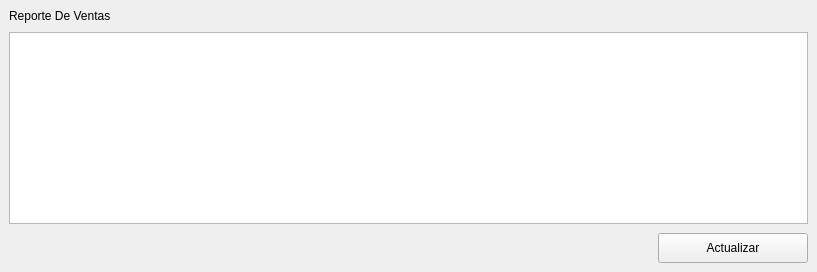
         <widget class="QWidget" name="pageReporteVentasAdmin">
          <layout class="QVBoxLayout" name="verticalLayout_77">
           <property name="spacing">
            <number>9</number>
           </property>
           <property name="leftMargin">
            <number>9</number>
           </property>
           <property name="topMargin">
            <number>9</number>
           </property>
           <property name="rightMargin">
            <number>9</number>
           </property>
           <property name="bottomMargin">
            <number>9</number>
           </property>
           <item>
            <widget class="QLabel" name="label_107">
             <property name="styleSheet">
              <string notr="true">font: 87 14pt &quot;Arial Black&quot;;</string>
             </property>
             <property name="text">
              <string>Reporte De Ventas</string>
             </property>
            </widget>
           </item>
           <item>
            <widget class="QTableWidget" name="tableReporteVentasAdmin"/>
           </item>
           <item>
            <layout class="QHBoxLayout" name="horizontalLayout_138">
             <item>
              <widget class="QLabel" name="labelInfoReporteVentasAdmin">
               <property name="minimumSize">
                <size>
                 <width>600</width>
                 <height>30</height>
                </size>
               </property>
               <property name="maximumSize">
                <size>
                 <width>200</width>
                 <height>30</height>
                </size>
               </property>
               <property name="text">
                <string/>
               </property>
              </widget>
             </item>
             <item>
              <spacer name="horizontalSpacer_56">
               <property name="orientation">
                <enum>Qt::Horizontal</enum>
               </property>
               <property name="sizeHint" stdset="0">
                <size>
                 <width>40</width>
                 <height>20</height>
                </size>
               </property>
              </spacer>
             </item>
             <item>
              <widget class="QPushButton" name="btnActualizarReporteVentasAdmin">
               <property name="minimumSize">
                <size>
                 <width>150</width>
                 <height>30</height>
                </size>
               </property>
               <property name="maximumSize">
                <size>
                 <width>150</width>
                 <height>30</height>
                </size>
               </property>
               <property name="styleSheet">
                <string notr="true">font: 87 13pt &quot;Arial Black&quot;;
color: rgb(0, 0, 0);</string>
               </property>
               <property name="text">
                <string>Actualizar</string>
               </property>
              </widget>
             </item>
            </layout>
           </item>
          </layout>
         </widget>
